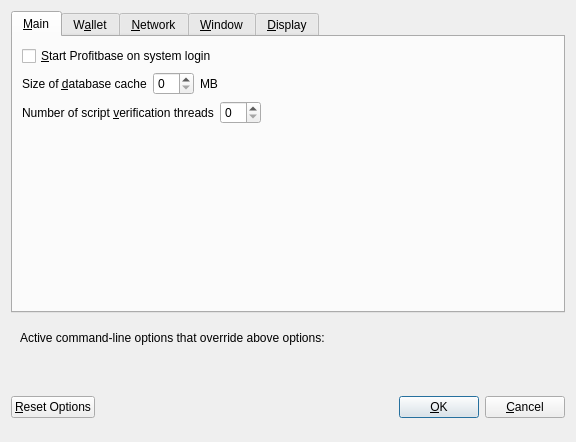
<?xml version="1.0" encoding="UTF-8"?>
<ui version="4.0">
 <class>OptionsDialog</class>
 <widget class="QDialog" name="OptionsDialog">
  <property name="geometry">
   <rect>
    <x>0</x>
    <y>0</y>
    <width>576</width>
    <height>442</height>
   </rect>
  </property>
  <property name="windowTitle">
   <string>Options</string>
  </property>
  <property name="modal">
   <bool>true</bool>
  </property>
  <layout class="QVBoxLayout" name="verticalLayout">
   <item>
    <widget class="QTabWidget" name="tabWidget">
     <property name="currentIndex">
      <number>0</number>
     </property>
     <widget class="QWidget" name="tabMain">
      <attribute name="title">
       <string>&amp;Main</string>
      </attribute>
      <layout class="QVBoxLayout" name="verticalLayout_Main">
       <item>
        <widget class="QCheckBox" name="bitcoinAtStartup">
         <property name="toolTip">
          <string>Automatically start Profitbase after logging in to the system.</string>
         </property>
         <property name="text">
          <string>&amp;Start Profitbase on system login</string>
         </property>
        </widget>
       </item>
       <item>
        <layout class="QHBoxLayout" name="horizontalLayout_2_Main">
         <item>
          <widget class="QLabel" name="databaseCacheLabel">
           <property name="text">
            <string>Size of &amp;database cache</string>
           </property>
           <property name="textFormat">
            <enum>Qt::PlainText</enum>
           </property>
           <property name="buddy">
            <cstring>databaseCache</cstring>
           </property>
          </widget>
         </item>
         <item>
          <widget class="QSpinBox" name="databaseCache"/>
         </item>
         <item>
          <widget class="QLabel" name="databaseCacheUnitLabel">
           <property name="text">
            <string>MB</string>
           </property>
           <property name="textFormat">
            <enum>Qt::PlainText</enum>
           </property>
          </widget>
         </item>
         <item>
          <spacer name="horizontalSpacer_2_Main">
           <property name="orientation">
            <enum>Qt::Horizontal</enum>
           </property>
           <property name="sizeHint" stdset="0">
            <size>
             <width>40</width>
             <height>20</height>
            </size>
           </property>
          </spacer>
         </item>
        </layout>
       </item>
       <item>
        <layout class="QHBoxLayout" name="horizontalLayout_3_Main">
         <item>
          <widget class="QLabel" name="threadsScriptVerifLabel">
           <property name="text">
            <string>Number of script &amp;verification threads</string>
           </property>
           <property name="textFormat">
            <enum>Qt::PlainText</enum>
           </property>
           <property name="buddy">
            <cstring>threadsScriptVerif</cstring>
           </property>
          </widget>
         </item>
         <item>
          <widget class="QSpinBox" name="threadsScriptVerif">
           <property name="toolTip">
            <string>(0 = auto, &lt;0 = leave that many cores free)</string>
           </property>
          </widget>
         </item>
         <item>
          <spacer name="horizontalSpacer_3_Main">
           <property name="orientation">
            <enum>Qt::Horizontal</enum>
           </property>
           <property name="sizeHint" stdset="0">
            <size>
             <width>40</width>
             <height>20</height>
            </size>
           </property>
          </spacer>
         </item>
        </layout>
       </item>
       <item>
        <spacer name="verticalSpacer_2">
         <property name="orientation">
          <enum>Qt::Vertical</enum>
         </property>
         <property name="sizeHint" stdset="0">
          <size>
           <width>20</width>
           <height>40</height>
          </size>
         </property>
        </spacer>
       </item>
      </layout>
     </widget>
     <widget class="QWidget" name="tabWallet">
      <attribute name="title">
       <string>W&amp;allet</string>
      </attribute>
      <layout class="QVBoxLayout" name="verticalLayout_Wallet">
       <item>
        <layout class="QHBoxLayout" name="horizontalLayout_2_Wallet">
         <item>
          <widget class="QLabel" name="labelStakeSplitThresholdText">
           <property name="text">
            <string>Stake split threshold:</string>
           </property>
          </widget>
         </item>
         <item>
          <widget class="QSpinBox" name="spinBoxStakeSplitThreshold">
           <property name="minimum">
            <number>1</number>
           </property>
           <property name="maximum">
            <number>999999</number>
           </property>
          </widget>
         </item>
        </layout>
       </item>
       <item>
        <widget class="QGroupBox" name="groupBox">
         <property name="title">
          <string>Expert</string>
         </property>
         <layout class="QVBoxLayout" name="verticalLayout_2">
          <item>
           <widget class="QCheckBox" name="coinControlFeatures">
            <property name="toolTip">
             <string>Whether to show coin control features or not.</string>
            </property>
            <property name="text">
             <string>Enable coin &amp;control features</string>
            </property>
           </widget>
          </item>
          <item>
           <widget class="QCheckBox" name="showMasternodesTab">
            <property name="toolTip">
             <string>Show additional tab listing all your masternodes in first sub-tab&lt;br/&gt;and all masternodes on the network in second sub-tab.</string>
            </property>
            <property name="text">
             <string>Show Masternodes Tab</string>
            </property>
           </widget>
          </item>
          <item>
           <widget class="QCheckBox" name="spendZeroConfChange">
            <property name="toolTip">
             <string>If you disable the spending of unconfirmed change, the change from a transaction&lt;br/&gt;cannot be used until that transaction has at least one confirmation.&lt;br/&gt;This also affects how your balance is computed.</string>
            </property>
            <property name="text">
             <string>&amp;Spend unconfirmed change</string>
            </property>
           </widget>
          </item>
         </layout>
        </widget>
       </item>
       <item>
        <spacer name="verticalSpacer_Wallet">
         <property name="orientation">
          <enum>Qt::Vertical</enum>
         </property>
         <property name="sizeHint" stdset="0">
          <size>
           <width>20</width>
           <height>40</height>
          </size>
         </property>
        </spacer>
       </item>
      </layout>
     </widget>
     <widget class="QWidget" name="tabNetwork">
      <attribute name="title">
       <string>&amp;Network</string>
      </attribute>
      <layout class="QVBoxLayout" name="verticalLayout_Network">
       <item>
        <widget class="QCheckBox" name="mapPortUpnp">
         <property name="toolTip">
          <string>Automatically open the Profitbase client port on the router. This only works when your router supports UPnP and it is enabled.</string>
         </property>
         <property name="text">
          <string>Map port using &amp;UPnP</string>
         </property>
        </widget>
       </item>
       <item>
        <widget class="QCheckBox" name="allowIncoming">
         <property name="toolTip">
          <string>Accept connections from outside</string>
         </property>
         <property name="text">
          <string>Allow incoming connections</string>
         </property>
        </widget>
       </item>
       <item>
        <widget class="QCheckBox" name="connectSocks">
         <property name="toolTip">
          <string>Connect to the Profitbase network through a SOCKS5 proxy.</string>
         </property>
         <property name="text">
          <string>&amp;Connect through SOCKS5 proxy (default proxy):</string>
         </property>
        </widget>
       </item>
       <item>
        <layout class="QHBoxLayout" name="horizontalLayout_1_Network">
         <item>
          <widget class="QLabel" name="proxyIpLabel">
           <property name="text">
            <string>Proxy &amp;IP:</string>
           </property>
           <property name="textFormat">
            <enum>Qt::PlainText</enum>
           </property>
           <property name="buddy">
            <cstring>proxyIp</cstring>
           </property>
          </widget>
         </item>
         <item>
          <widget class="QValidatedLineEdit" name="proxyIp">
           <property name="minimumSize">
            <size>
             <width>140</width>
             <height>0</height>
            </size>
           </property>
           <property name="maximumSize">
            <size>
             <width>140</width>
             <height>16777215</height>
            </size>
           </property>
           <property name="toolTip">
            <string>IP address of the proxy (e.g. IPv4: 127.0.0.1 / IPv6: ::1)</string>
           </property>
          </widget>
         </item>
         <item>
          <widget class="QLabel" name="proxyPortLabel">
           <property name="text">
            <string>&amp;Port:</string>
           </property>
           <property name="textFormat">
            <enum>Qt::PlainText</enum>
           </property>
           <property name="buddy">
            <cstring>proxyPort</cstring>
           </property>
          </widget>
         </item>
         <item>
          <widget class="QLineEdit" name="proxyPort">
           <property name="minimumSize">
            <size>
             <width>55</width>
             <height>0</height>
            </size>
           </property>
           <property name="maximumSize">
            <size>
             <width>55</width>
             <height>16777215</height>
            </size>
           </property>
           <property name="toolTip">
            <string>Port of the proxy (e.g. 9050)</string>
           </property>
          </widget>
         </item>
         <item>
          <spacer name="horizontalSpacer_1_Network">
           <property name="orientation">
            <enum>Qt::Horizontal</enum>
           </property>
           <property name="sizeHint" stdset="0">
            <size>
             <width>40</width>
             <height>20</height>
            </size>
           </property>
          </spacer>
         </item>
        </layout>
       </item>
       <item>
        <spacer name="verticalSpacer_Network">
         <property name="orientation">
          <enum>Qt::Vertical</enum>
         </property>
         <property name="sizeHint" stdset="0">
          <size>
           <width>20</width>
           <height>40</height>
          </size>
         </property>
        </spacer>
       </item>
      </layout>
     </widget>
     <widget class="QWidget" name="tabWindow">
      <attribute name="title">
       <string>&amp;Window</string>
      </attribute>
      <layout class="QVBoxLayout" name="verticalLayout_Window">
       <item>
        <widget class="QCheckBox" name="minimizeToTray">
         <property name="toolTip">
          <string>Show only a tray icon after minimizing the window.</string>
         </property>
         <property name="text">
          <string>&amp;Minimize to the tray instead of the taskbar</string>
         </property>
        </widget>
       </item>
       <item>
        <widget class="QCheckBox" name="minimizeOnClose">
         <property name="toolTip">
          <string>Minimize instead of exit the application when the window is closed. When this option is enabled, the application will be closed only after selecting Quit in the menu.</string>
         </property>
         <property name="text">
          <string>M&amp;inimize on close</string>
         </property>
        </widget>
       </item>
       <item>
        <spacer name="verticalSpacer_Window">
         <property name="orientation">
          <enum>Qt::Vertical</enum>
         </property>
         <property name="sizeHint" stdset="0">
          <size>
           <width>20</width>
           <height>40</height>
          </size>
         </property>
        </spacer>
       </item>
      </layout>
     </widget>
     <widget class="QWidget" name="tabDisplay">
      <attribute name="title">
       <string>&amp;Display</string>
      </attribute>
      <layout class="QVBoxLayout" name="verticalLayout_Display">
       <item>
        <layout class="QHBoxLayout" name="horizontalLayout_1_Display">
         <item>
          <widget class="QLabel" name="langLabel">
           <property name="text">
            <string>User Interface &amp;language:</string>
           </property>
           <property name="textFormat">
            <enum>Qt::PlainText</enum>
           </property>
           <property name="buddy">
            <cstring>lang</cstring>
           </property>
          </widget>
         </item>
         <item>
          <widget class="QValueComboBox" name="lang">
           <property name="toolTip">
            <string>The user interface language can be set here. This setting will take effect after restarting Profitbase.</string>
           </property>
          </widget>
         </item>
        </layout>
       </item>
       <item>
        <widget class="QLabel" name="label_3">
         <property name="toolTip">
          <string notr="true"/>
         </property>
         <property name="statusTip">
          <string notr="true"/>
         </property>
         <property name="whatsThis">
          <string notr="true"/>
         </property>
         <property name="accessibleName">
          <string notr="true"/>
         </property>
         <property name="text">
          <string>Language missing or translation incomplete? Help contributing translations here:
https://www.transifex.com/profitbase-project/profitbase-project-translations</string>
         </property>
         <property name="wordWrap">
          <bool>true</bool>
         </property>
         <property name="openExternalLinks">
          <bool>true</bool>
         </property>
         <property name="textInteractionFlags">
          <set>Qt::TextBrowserInteraction</set>
         </property>
        </widget>
       </item>
       <item>
        <layout class="QHBoxLayout" name="horizontalLayout_4_Display" stretch="0,0">
         <item>
          <widget class="QLabel" name="themeLabel">
           <property name="text">
            <string>User Interface Theme:</string>
           </property>
          </widget>
         </item>
         <item>
          <widget class="QValueComboBox" name="theme"/>
         </item>
        </layout>
       </item>
       <item>
        <widget class="Line" name="line">
         <property name="orientation">
          <enum>Qt::Horizontal</enum>
         </property>
        </widget>
       </item>
       <item>
        <layout class="QHBoxLayout" name="horizontalLayout_2_Display">
         <item>
          <widget class="QLabel" name="unitLabel">
           <property name="text">
            <string>&amp;Unit to show amounts in:</string>
           </property>
           <property name="textFormat">
            <enum>Qt::PlainText</enum>
           </property>
           <property name="buddy">
            <cstring>unit</cstring>
           </property>
          </widget>
         </item>
         <item>
          <widget class="QValueComboBox" name="unit">
           <property name="toolTip">
            <string>Choose the default subdivision unit to show in the interface and when sending coins.</string>
           </property>
          </widget>
         </item>
        </layout>
       </item>
       <item>
        <layout class="QHBoxLayout" name="horizontalLayout_5_Display">
         <item>
          <widget class="QLabel" name="digitsLabel">
           <property name="text">
            <string>Decimal digits</string>
           </property>
          </widget>
         </item>
         <item>
          <widget class="QValueComboBox" name="digits"/>
         </item>
        </layout>
       </item>
       <item>
        <widget class="QCheckBox" name="checkBoxHideZeroBalances">
         <property name="toolTip">
          <string>Hide empty balances</string>
         </property>
         <property name="layoutDirection">
          <enum>Qt::LeftToRight</enum>
         </property>
         <property name="text">
          <string>Hide empty balances</string>
         </property>
        </widget>
       </item>
       <item>
        <layout class="QHBoxLayout" name="horizontalLayout_3_Display">
         <item>
          <widget class="QLabel" name="thirdPartyTxUrlsLabel">
           <property name="toolTip">
            <string>Third party URLs (e.g. a block explorer) that appear in the transactions tab as context menu items. %s in the URL is replaced by transaction hash. Multiple URLs are separated by vertical bar |.</string>
           </property>
           <property name="text">
            <string>Third party transaction URLs</string>
           </property>
           <property name="buddy">
            <cstring>thirdPartyTxUrls</cstring>
           </property>
          </widget>
         </item>
         <item>
          <widget class="QLineEdit" name="thirdPartyTxUrls">
           <property name="toolTip">
            <string>Third party URLs (e.g. a block explorer) that appear in the transactions tab as context menu items. %s in the URL is replaced by transaction hash. Multiple URLs are separated by vertical bar |.</string>
           </property>
          </widget>
         </item>
        </layout>
       </item>
       <item>
        <spacer name="verticalSpacer">
         <property name="orientation">
          <enum>Qt::Vertical</enum>
         </property>
         <property name="sizeHint" stdset="0">
          <size>
           <width>20</width>
           <height>40</height>
          </size>
         </property>
        </spacer>
       </item>
      </layout>
     </widget>
    </widget>
   </item>
   <item>
    <widget class="QFrame" name="frame">
     <layout class="QVBoxLayout" name="verticalLayout_Bottom">
      <item>
       <layout class="QHBoxLayout" name="horizontalLayout_Bottom">
        <item>
         <widget class="QLabel" name="overriddenByCommandLineInfoLabel">
          <property name="text">
           <string>Active command-line options that override above options:</string>
          </property>
          <property name="textFormat">
           <enum>Qt::PlainText</enum>
          </property>
         </widget>
        </item>
        <item>
         <spacer name="horizontalSpacer_Bottom">
          <property name="orientation">
           <enum>Qt::Horizontal</enum>
          </property>
          <property name="sizeHint" stdset="0">
           <size>
            <width>40</width>
            <height>20</height>
           </size>
          </property>
         </spacer>
        </item>
       </layout>
      </item>
      <item>
       <widget class="QLabel" name="overriddenByCommandLineLabel">
        <property name="text">
         <string/>
        </property>
        <property name="textFormat">
         <enum>Qt::PlainText</enum>
        </property>
        <property name="wordWrap">
         <bool>true</bool>
        </property>
       </widget>
      </item>
     </layout>
    </widget>
   </item>
   <item>
    <layout class="QHBoxLayout" name="horizontalLayout_Buttons">
     <item>
      <widget class="QPushButton" name="resetButton">
       <property name="toolTip">
        <string>Reset all client options to default.</string>
       </property>
       <property name="text">
        <string>&amp;Reset Options</string>
       </property>
       <property name="autoDefault">
        <bool>false</bool>
       </property>
      </widget>
     </item>
     <item>
      <spacer name="horizontalSpacer_1">
       <property name="orientation">
        <enum>Qt::Horizontal</enum>
       </property>
       <property name="sizeHint" stdset="0">
        <size>
         <width>40</width>
         <height>48</height>
        </size>
       </property>
      </spacer>
     </item>
     <item>
      <widget class="QLabel" name="statusLabel">
       <property name="minimumSize">
        <size>
         <width>200</width>
         <height>0</height>
        </size>
       </property>
       <property name="font">
        <font>
         <weight>75</weight>
         <bold>true</bold>
        </font>
       </property>
       <property name="text">
        <string/>
       </property>
       <property name="textFormat">
        <enum>Qt::PlainText</enum>
       </property>
       <property name="wordWrap">
        <bool>true</bool>
       </property>
      </widget>
     </item>
     <item>
      <spacer name="horizontalSpacer_2">
       <property name="orientation">
        <enum>Qt::Horizontal</enum>
       </property>
       <property name="sizeHint" stdset="0">
        <size>
         <width>40</width>
         <height>48</height>
        </size>
       </property>
      </spacer>
     </item>
     <item>
      <widget class="QPushButton" name="okButton">
       <property name="text">
        <string>&amp;OK</string>
       </property>
       <property name="autoDefault">
        <bool>false</bool>
       </property>
       <property name="default">
        <bool>true</bool>
       </property>
      </widget>
     </item>
     <item>
      <widget class="QPushButton" name="cancelButton">
       <property name="text">
        <string>&amp;Cancel</string>
       </property>
       <property name="autoDefault">
        <bool>false</bool>
       </property>
      </widget>
     </item>
    </layout>
   </item>
  </layout>
 </widget>
 <customwidgets>
  <customwidget>
   <class>QValidatedLineEdit</class>
   <extends>QLineEdit</extends>
   <header>qvalidatedlineedit.h</header>
  </customwidget>
  <customwidget>
   <class>QValueComboBox</class>
   <extends>QComboBox</extends>
   <header>qvaluecombobox.h</header>
  </customwidget>
 </customwidgets>
 <resources/>
 <connections/>
</ui>
